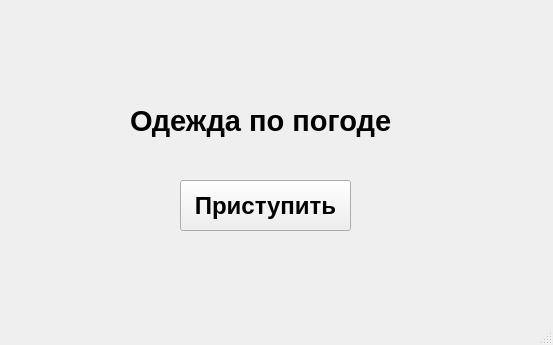
<?xml version="1.0" encoding="UTF-8"?>
<ui version="4.0">
 <class>MainWindow</class>
 <widget class="QMainWindow" name="MainWindow">
  <property name="geometry">
   <rect>
    <x>0</x>
    <y>0</y>
    <width>553</width>
    <height>345</height>
   </rect>
  </property>
  <property name="windowTitle">
   <string>MainWindow</string>
  </property>
  <widget class="QWidget" name="centralwidget">
   <widget class="QLabel" name="label">
    <property name="geometry">
     <rect>
      <x>130</x>
      <y>90</y>
      <width>281</width>
      <height>61</height>
     </rect>
    </property>
    <property name="font">
     <font>
      <pointsize>22</pointsize>
      <weight>75</weight>
      <bold>true</bold>
     </font>
    </property>
    <property name="text">
     <string>Одежда по погоде</string>
    </property>
   </widget>
   <widget class="QPushButton" name="btnst">
    <property name="geometry">
     <rect>
      <x>180</x>
      <y>180</y>
      <width>171</width>
      <height>51</height>
     </rect>
    </property>
    <property name="font">
     <font>
      <pointsize>18</pointsize>
      <weight>75</weight>
      <bold>true</bold>
     </font>
    </property>
    <property name="text">
     <string>Приступить</string>
    </property>
   </widget>
  </widget>
  <widget class="QMenuBar" name="menubar">
   <property name="geometry">
    <rect>
     <x>0</x>
     <y>0</y>
     <width>553</width>
     <height>21</height>
    </rect>
   </property>
  </widget>
  <widget class="QStatusBar" name="statusbar"/>
 </widget>
 <resources/>
 <connections/>
</ui>
